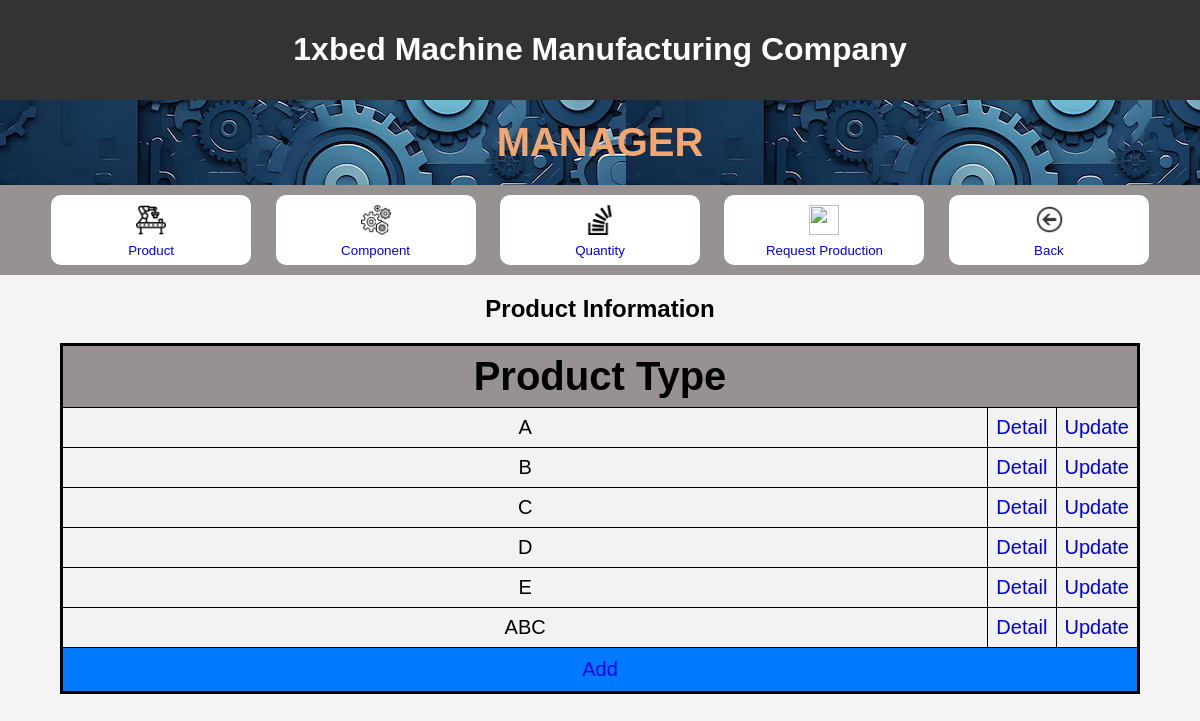
The page /manager/product on the database as committed earlier.
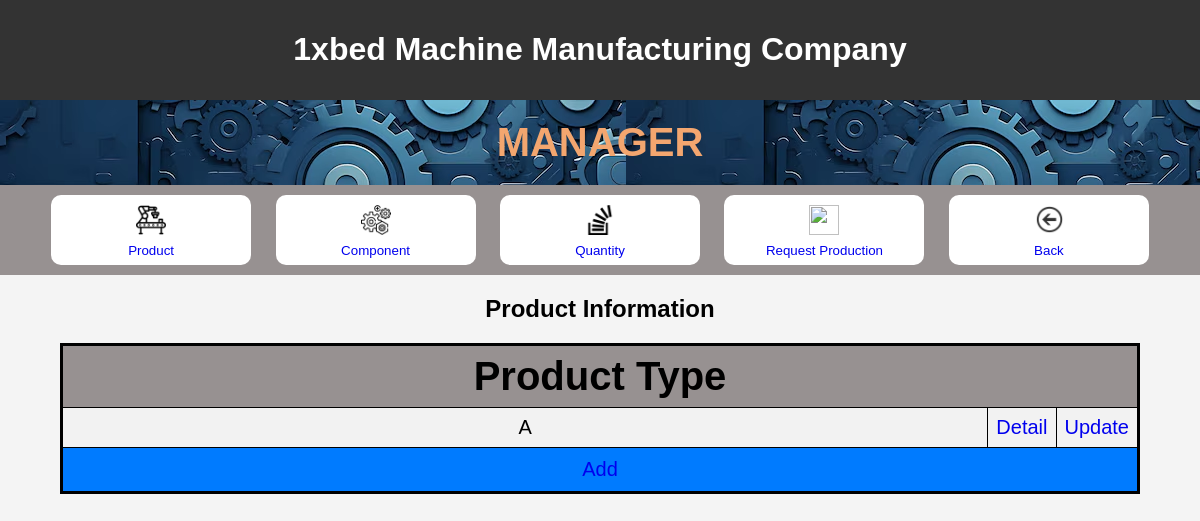
The same page on the database as committed later.
### myproject/models.py (models this page shows)
class Product(models.Model):
    product_type = models.CharField(max_length=100)

### myproject/views.py (the view)
# urls.py: path("manager/product", views.Product_.main, name="manager/product"),
    def main(request):
        list_product = Product.objects.all()
        context = {"list_product": list_product}
        return render(request, "myproject/product/main.html", context)

### myproject/templates/myproject/product/main.html (shortened to what this page needs)
<!DOCTYPE html>
<html lang="en">
<head>
    {% load static %}
    <link rel="stylesheet" href="{% static 'css/welcomepage.css' %}">
</head>
<body>
    <header>
        <h1>
            1xbed Machine Manufacturing Company
        </h1>
    </header>
    <div id = headerweb>
        <h1 id = welcome>
        MANAGER
        </h1>
    </div>
    <div id = link>
        <div>
    <button id = choice ><a
    href="product">
        <img id =icon src="{% static 'img/product.png' %}"
        width="50"
        height="50" >
        <br>
        Product
    </a></button>
    <button id = choice><a
        href="component">
            <img id =icon src="{% static 'img/component.png' %}"
            width="50"
            height="50" >
            <br>
            Component
    </a></button>
    <button id = choice><a
        href="quantity">
            <img id =icon src="{% static 'img/quantity.png' %}"
            width="50"
            height="50" >
            <br>
            Quantity
    </a></button>
    <button id = choice><a
        href="request_production">
            <img id =icon src="{% static 'img/checker.png' %}"
            width="50"
            height="50" >
            <br>
            Request Production
    </a></button>
    <button id = choice>
        <a
        href="{% url 'homepage' %}">
        <img id =icon src="{% static 'img/back.png' %}"
        width="50"
        height="50">
        <br>
        Back
    </a> </button>
    </div>
</div>
<h2 > Product Information </h2>
<table border="1">
    <tr>
        <th colspan="3">Product Type</th>
    </tr>
{% for product in list_product %}
    <tr>
        <td id = maincol>{{ product.product_type }}</td>
        <td><a href="product/{{ product.product_type }}">{{"Detail"}}</a></td>
        <td width = 5%><a href="product/{{ product.product_type }}/update_product">{{"Update"}}</a></td>
    </tr>
{% endfor %}
<tr>
    <td id = add colspan="3">
        <a href="product/add_product" id="add" class="button">Add</a>
    </td>
</tr>
</table>
</body>
</html>

Rows that differ between the two databases and show on the page:
removed Product: product_type "B", value "Detail", value "Update"
removed Product: product_type "C", value "Detail", value "Update"
removed Product: product_type "D", value "Detail", value "Update"
removed Product: product_type "E", value "Detail", value "Update"
removed Product: product_type "ABC", value "Detail", value "Update"
